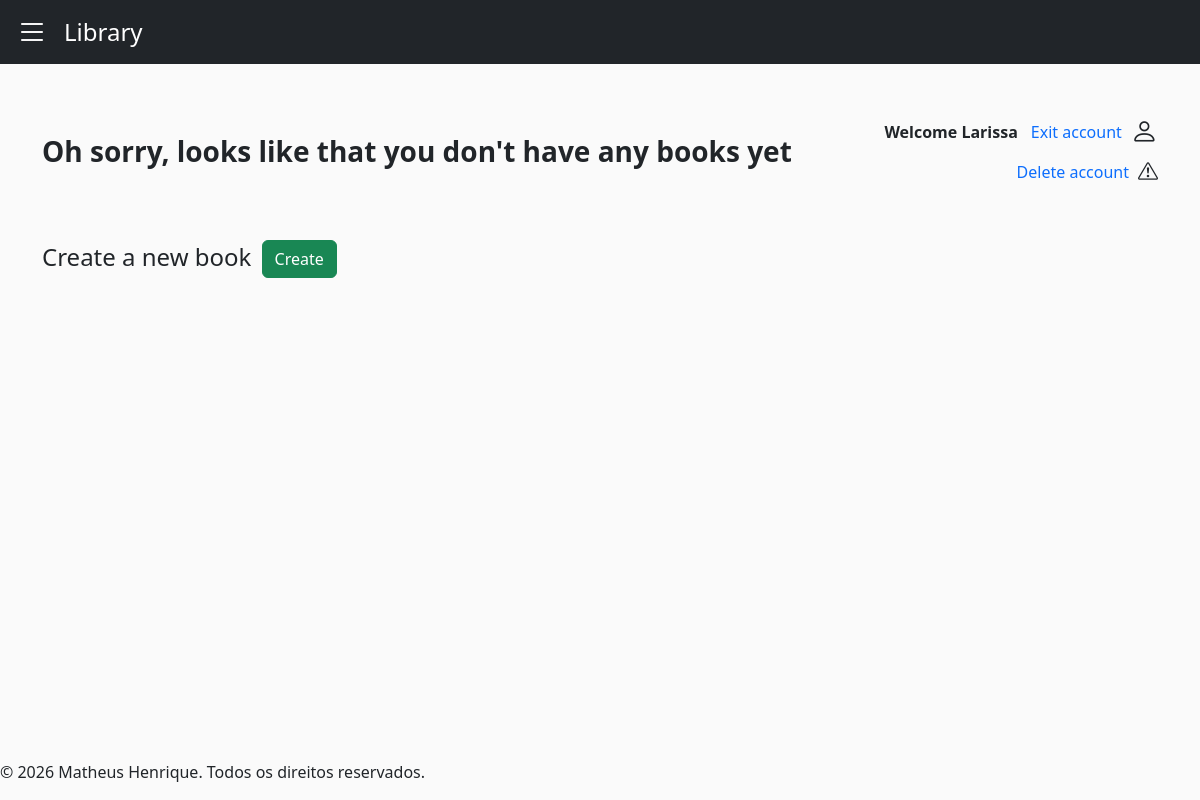
Before: /book/mybooks/ (signed in) with the older database file.
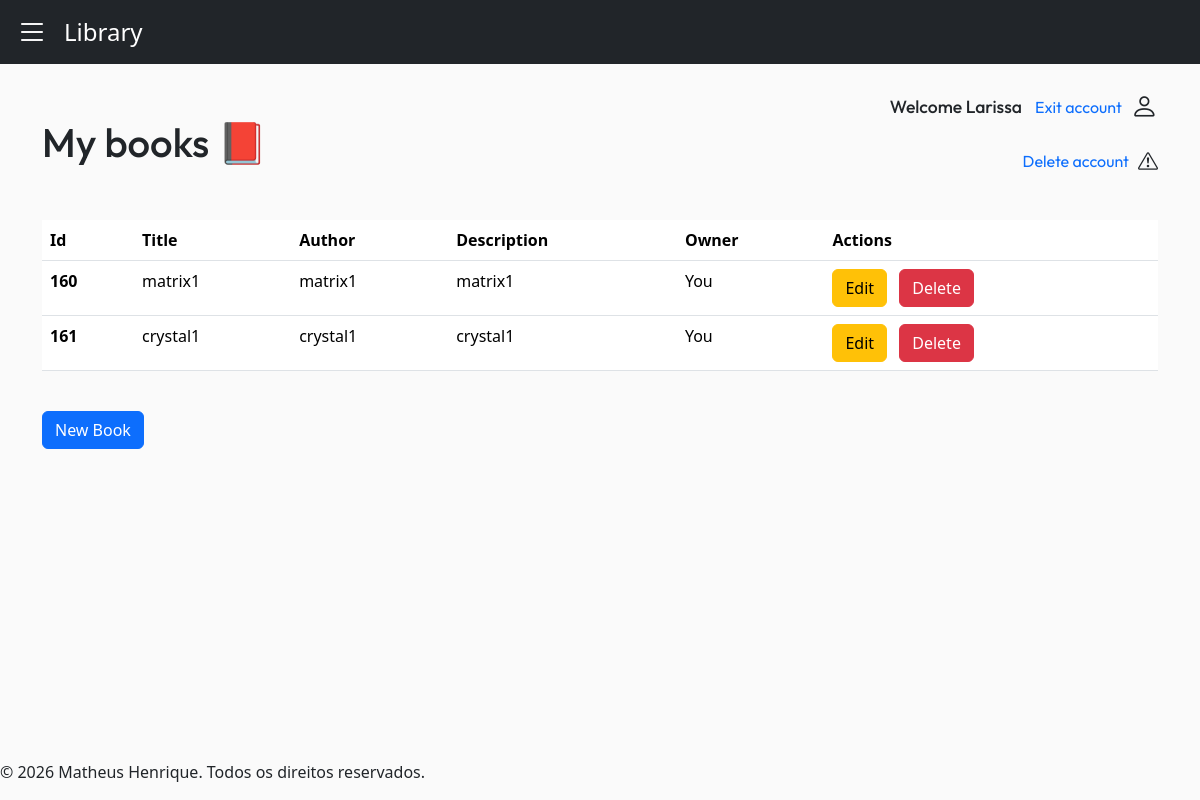
After: the same page with the newer database file.
### myapp/models.py (models this page shows, shortened)
class Book(models.Model):
    title = models.CharField(max_length=200)
    author = models.CharField(max_length=200)
    description = models.TextField(default='')
    owner = models.ForeignKey(User, on_delete=models.CASCADE)

### myapp/views.py (the view)
# urls.py: path('book/mybooks/', my_books, name="my_books"),
@login_required
def my_books(request):
    books = Book.objects.filter(owner=request.user)
    username = request.user.username
    books_paginator = Paginator(books, 10)
    page_number = request.GET.get("page")
    page_obj = books_paginator.get_page(page_number)
    return render(request, 'myapp/mybooks.html', {'page_obj': page_obj, 'username': username, 'books': books})

### myapp/templates/myapp/mybooks.html (shortened to what this page needs)
{% extends "myapp/base.html" %}
{% block content %}
    <main class="container">
        {% if books %}
            <h1 class="d-flex align-items-center mt-4">
                My books 📕
                <div class="d-flex flex-column align-items-end ms-auto">
                    <p class="d-flex align-items-center" style="font-size: 1.1rem;">
                        Welcome {{ username|capfirst }}
                        <a href="{% url 'logout' %}" class="btn btn-link pe-2 link-underline" style="text-decoration: none;">
                            <span>Exit account</span>
                        </a>
                        <i class="bi bi-person" style="font-size: 1.7rem;"></i>
                    </p>
                    <p class="d-flex align-items-center" style="font-size: 1rem;">
                        <a href="#"
                            class="btn btn-link pe-2 link-underline"
                            style="text-decoration: none;"
                            data-bs-toggle="modal"
                            data-bs-target="#deleteuser">
                                <span>Delete account</span>
                        </a>
                        <i class="bi bi-exclamation-triangle fs-5"></i>
                    </p>
                </div>
            </h1>
            <table class="table mt-4">
                <thead>
                    <tr>
                    <th scope="col">Id</th>
                    <th scope="col">Title</th>
                    <th scope="col">Author</th>
                    <th scope="col">Description</th>
                    <th scope="col">Owner</th>
                    <th scope="col">Actions</th>
                    </tr>
                </thead>
                <tbody>
                    {% for book in page_obj %}
                        <tr>
                        <th scope="row">{{ book.id }}</th>
                        <td>{{ book.title }}</td>
                        <td>{{ book.author }}</td>
                        <td>{{ book.description }}</td>
                        <td>You</td>
                        <td class="text-nowrap">
                            <a href="{% url "edit_book" book.pk %}" class="btn btn-warning">Edit</a>
                            <button type="button" class="btn btn-danger ms-2" data-bs-toggle="modal" data-bs-target="#meuModal{{ book.id }}">
                            Delete
                            </button>
                        </td>
                        </tr>
                    {% endfor %}
                </tbody>
            </table>
            <a href="{% url "create_book" %}" class="btn btn-primary mt-4">New Book</a>
        {% else %}
        <div class="mt-5 fw-bold d-flex justify-content-between align-items-center">
            <p class="m-0 fs-3">Oh sorry, looks like that you don't have any books yet</p>
            <div class="d-flex flex-column align-items-end">
                <p class="d-flex align-items-center m-0" style="font-size: 1rem;">
                    Welcome {{ username.capitalize }}
                    <a href="{% url 'logout' %}" class="btn btn-link pe-2 link-underline" style="text-decoration: none;">
                        <span>Exit account</span>
                    </a>
                    <i class="bi bi-person" style="font-size: 1.7rem;"></i>
                </p>
                <p class="d-flex align-items-center m-0" style="font-size: 1rem;">
                    <a href="#"
                        class="btn btn-link pe-2 link-underline"
                        style="text-decoration: none;"
                        data-bs-toggle="modal"
                        data-bs-target="#deleteuser">
                        <span>Delete account</span>
                    </a>
                    <i class="bi bi-exclamation-triangle fs-5"></i>
                </p>
            </div>
        </div>
            <div class="mt-5 fs-4">
                <p>Create a new book <a href="{% url "create_book" %}" class="btn btn-success ms-1 link-no-underline">Create</a></p>
            </div>
        {% endif %}
    </main>
{% endblock content %}

Changed rows visible on the page:
added Book: id "160", title "matrix1", author "matrix1", description "matrix1"
added Book: id "161", title "crystal1", author "crystal1", description "crystal1"
Other visible differences:
{{ username|capfirst }}: (not shown) → "Larissa"
{{ username.capitalize }}: "Larissa" → (not shown)
text no longer shown: "Oh sorry, looks like that you don't have any books yet Create a new book Create"
text now shown: "My books 📕 Id Title Author Description Owner Actions New Book"
